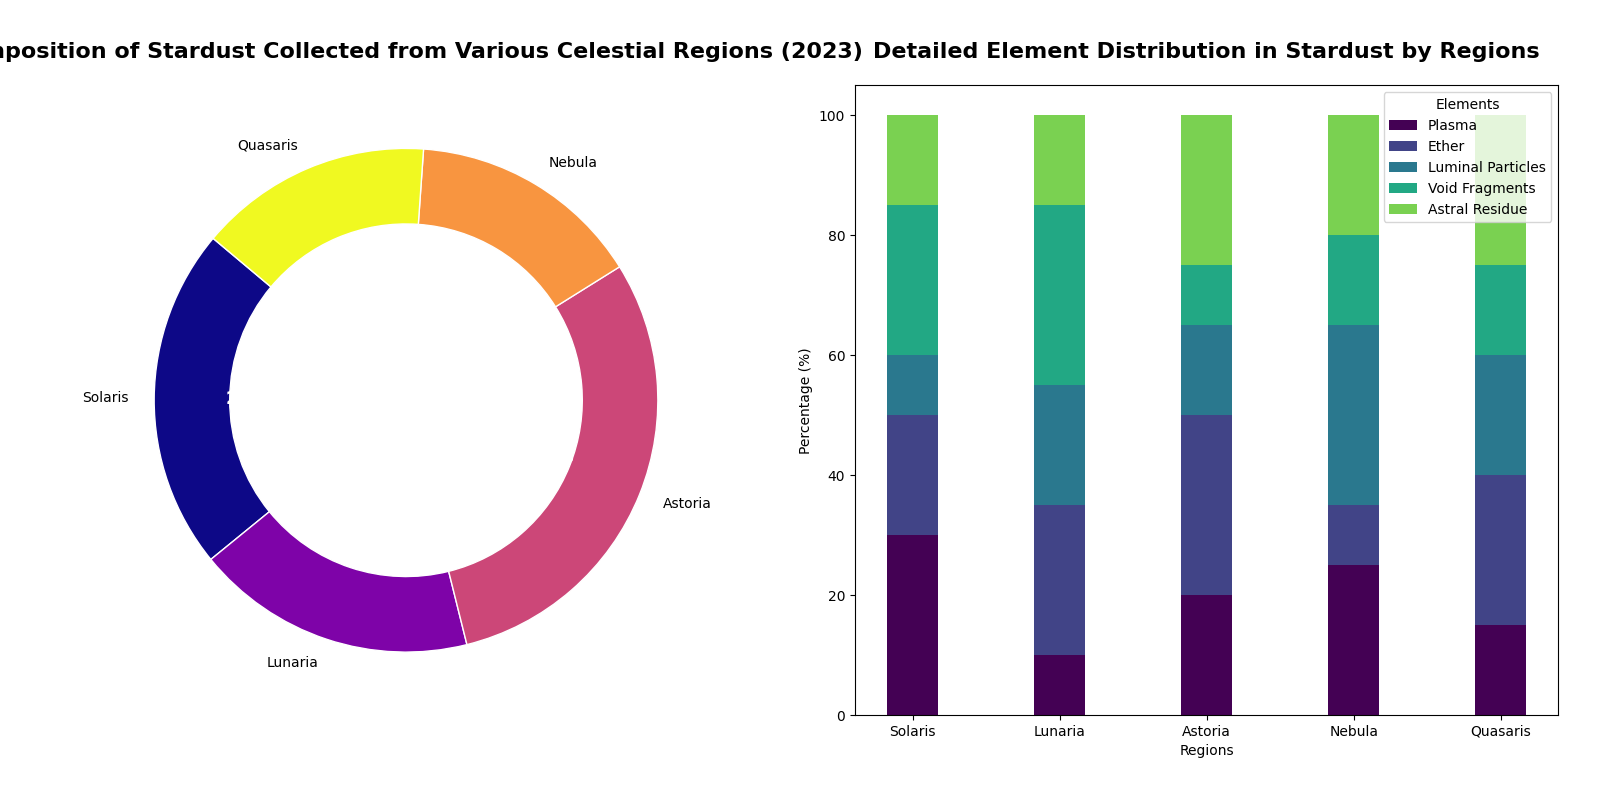

Write Python code to recreate this figure.
import matplotlib.pyplot as plt
import numpy as np

# Backstory:
# Every year, the Astronomer's Guild of Eldoria releases a report on the composition of stardust collected from different regions of the celestial realm. Each region is known to contribute a unique blend of elements to the stardust, and these compositions are vital for the crafting of star-forged artifacts and potions in Eldoria. This year's report covers five major regions: Solaris, Lunaria, Astoria, Nebula, and Quasaris.

# Data
regions = ['Solaris', 'Lunaria', 'Astoria', 'Nebula', 'Quasaris']
composition_percentages = [22, 18, 30, 15, 15]  # As measured by the guild
elements_found = ['Plasma', 'Ether', 'Luminal Particles', 'Void Fragments', 'Astral Residue']
element_distributions = [
    [30, 20, 10, 25, 15],  # Solaris
    [10, 25, 20, 30, 15],  # Lunaria
    [20, 30, 15, 10, 25],  # Astoria
    [25, 10, 30, 15, 20],  # Nebula
    [15, 25, 20, 15, 25],  # Quasaris
]

# Chart details and plot creation
fig, (ax1, ax2) = plt.subplots(1, 2, figsize=(16, 8))

# Pie chart for regional composition
colors = plt.cm.plasma(np.linspace(0, 1, len(regions)))
wedges, texts, autotexts = ax1.pie(
    composition_percentages, 
    labels=regions, 
    autopct='%1.1f%%', 
    startangle=140,
    colors=colors,
    wedgeprops=dict(width=0.3, edgecolor='w')
)

ax1.set_title(
    "Composition of Stardust Collected from Various Celestial Regions (2023)", 
    fontsize=16, weight='bold', pad=20
)
plt.setp(autotexts, size=12, weight='bold', color='white')

# Create a stacked bar chart for detailed element distribution
bar_width = 0.35
region_indices = np.arange(len(regions))
bottom_values = np.zeros(len(regions))

for i, element in enumerate(elements_found):
    ax2.bar(
        region_indices, 
        [dist[i] for dist in element_distributions], 
        bar_width, 
        bottom=bottom_values, 
        label=element, 
        color=plt.cm.viridis(i / len(elements_found))
    )
    bottom_values += [dist[i] for dist in element_distributions]

ax2.set_title(
    "Detailed Element Distribution in Stardust by Regions", 
    fontsize=16, weight='bold', pad=20
)
ax2.set_xlabel('Regions')
ax2.set_ylabel('Percentage (%)')
ax2.set_xticks(region_indices)
ax2.set_xticklabels(regions)
ax2.legend(title="Elements")

# Adjust layout
plt.tight_layout(pad=3)

# Show plot
plt.show()
